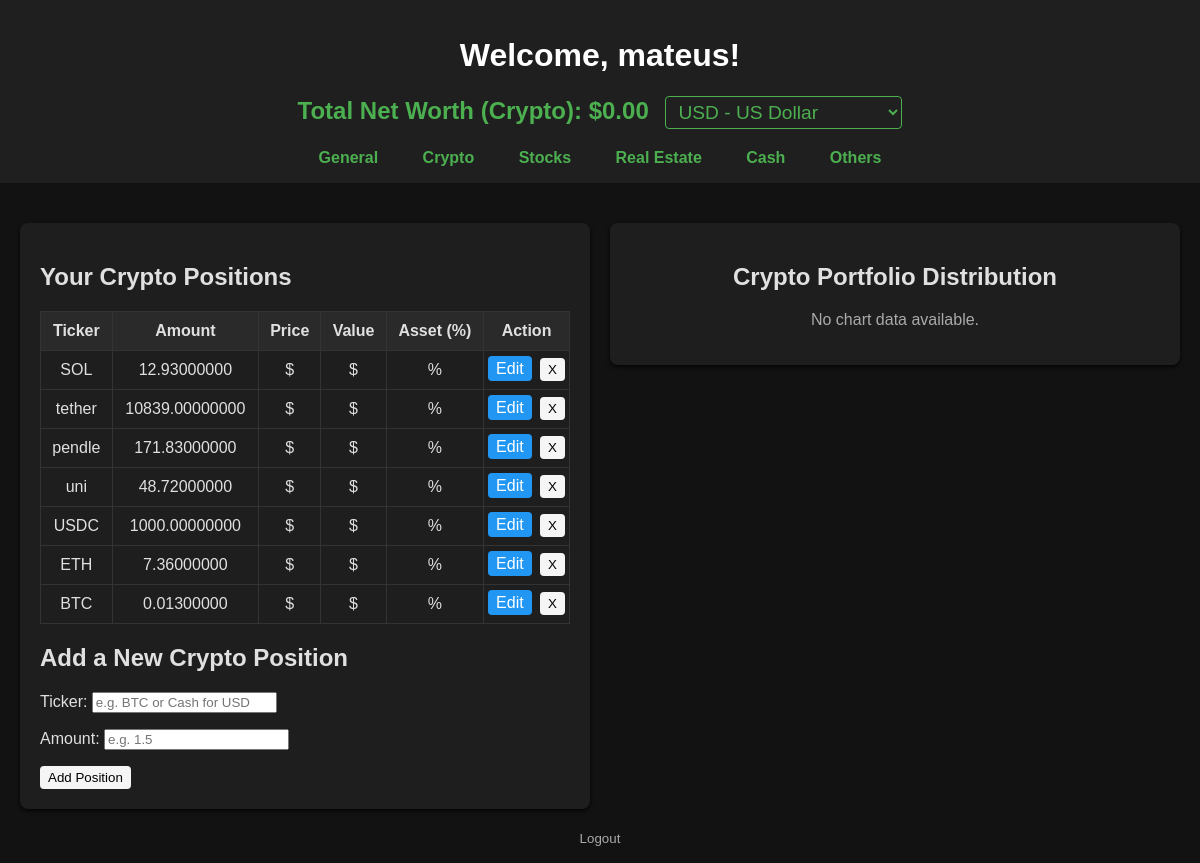
The app's page /home/ (signed in) with its own data.
### portfolio/models.py (models this page shows, shortened)
class Asset(models.Model):
    ASSET_TYPE_CHOICES = [
        ('crypto', 'Crypto'),
        ('stock', 'Stock'),
        ('cash', 'Cash'),
        ('other', 'Other'),
    ]
    ticker = models.CharField(max_length=10)
    amount = models.DecimalField(max_digits=19, decimal_places=8)
    owner = models.ForeignKey(User, on_delete=models.CASCADE)
    type = models.CharField(max_length=10, choices=ASSET_TYPE_CHOICES, default='crypto')
    currency = models.CharField(max_length=5, blank=True, null=True)  # For cash positions

### portfolio/views.py (the view)
# urls.py: path('home/', home, name='home'),
@login_required
def home(request):
    selected_currency = request.GET.get('currency', 'USD')
    if request.method == 'POST':
        form = AddAssetForm(request.POST)
        if form.is_valid():
            asset = form.save(commit=False)
            asset.owner = request.user
            asset.type = 'crypto'
            asset.save()
            return redirect('home')  # Refresh the page after adding the asset
        else:
            messages.error(request, "Failed to add asset. Please check your inputs.")
    else:
        form = AddAssetForm()
    user_assets = Asset.objects.filter(owner=request.user, type='crypto')
    tickers = ['bitcoin'] + [map_ticker(asset.ticker) for asset in user_assets]
    prices = get_multiple_asset_prices(tickers)
    bitcoin_price = prices.get('bitcoin', {}).get('usd', 'N/A')
    total_net_worth_usd = sum(
        (Decimal(str(prices.get(map_ticker(asset.ticker), {}).get('usd', 0))) * asset.amount)
        for asset in user_assets
    )
    total_net_worth = convert_currency(total_net_worth_usd, 'USD', selected_currency)
    assets_with_value = []
    labels = []
    values = []
    for asset in user_assets:
        coin_id = map_ticker(asset.ticker)
        price_usd = prices.get(coin_id, {}).get('usd')  # Get price per token in USD
        if price_usd is not None:
            price_usd = Decimal(str(price_usd))
            price = convert_currency(price_usd, 'USD', selected_currency)
        else:
            price = None
        value = price * asset.amount if price else None
        asset_dict = {
            'id': asset.id,
            'ticker': asset.ticker,
            'amount': asset.amount,
            'price': price if price else '-',  # Add price per token
            'value': value if value else '-',
        }
        if total_net_worth > 0 and value:
            percentage = (value / total_net_worth) * 100
            asset_dict['percentage'] = percentage
        else:
            asset_dict['percentage'] = '-'
        assets_with_value.append(asset_dict)
        if value and total_net_worth > 0:
            labels.append(asset.ticker)
            values.append(float(value / total_net_worth * 100))
    if labels and values:
        fig = go.Figure(data=[go.Pie(labels=labels, values=values, textinfo='label+percent')])
        fig.update_layout(
            title="Crypto Portfolio Distribution",
            margin=dict(t=50, b=50, l=25, r=25),
            paper_bgcolor="#121212",
            plot_bgcolor="#121212",
            font=dict(color="#e0e0e0")
        )
        chart_html = fig.to_html(full_html=False)
    else:
        chart_html = None
    available_currencies = {
        'USD': 'US Dollar',
        'CAD': 'Canadian Dollar',
        'BRL': 'Brazilian Real',
        'KRW': 'Korean Won',
        'INR': 'Indian Rupee',
        'EUR': 'Euro',
        'GBP': 'British Pound',
        'JPY': 'Japanese Yen',
        'AUD': 'Australian Dollar',
        'CHF': 'Swiss Franc'
    }
    return render(request, 'home.html', {
        'username': request.user.username,
        'assets': assets_with_value,
        'form': form,
        'bitcoin_price': bitcoin_price,  # Pass the Bitcoin price to the template
        'total_net_worth': total_net_worth,
        'chart': chart_html,
        'selected_currency': selected_currency,
        'available_currencies': available_currencies,
    })

### portfolio/forms.py
class AddAssetForm(forms.ModelForm):
    class Meta:
        model = Asset
        fields = ['ticker', 'amount']
        widgets = {
            'ticker': forms.TextInput(attrs={'placeholder': 'e.g. BTC or Cash for USD'}),
            'amount': forms.NumberInput(attrs={'placeholder': 'e.g. 1.5'}),
        }

### portfolio/views.py (called while the page is built)
def convert_currency(amount, from_currency='USD', to_currency='USD'):
    if from_currency == to_currency:
        return amount
    rates = get_exchange_rates(from_currency)
    if to_currency in rates:
        rate = Decimal(str(rates[to_currency]))
        return amount * rate
    return amount

def get_multiple_asset_prices(tickers):
    ids = ','.join(tickers)
    url = f"https://api.coingecko.com/api/v3/simple/price?ids={ids}&vs_currencies=usd"
    try:
        response = requests.get(url)
        response.raise_for_status()
        return response.json()  # Returns a dictionary with prices
    except requests.exceptions.RequestException as e:
        print(f"Error fetching prices: {e}")
        return {}

def map_ticker(ticker):
    return COINGECKO_TICKER_MAPPING.get(ticker.lower(), ticker.lower())

### portfolio/templates/home.html (shortened to what this page needs)
<!DOCTYPE html>
<html lang="en">
<head>
</head>
{% load humanize %}
<body>
    <header>
        <h1>Welcome, {{ username }}!</h1>
        <div style="margin-top: 10px; font-size: 1.5em; font-weight: bold; color: #4caf50;">
            Total Net Worth (Crypto): <span id="net-worth-display">${{ total_net_worth|floatformat:2 }}</span>
            <select id="currency-selector" onchange="changeCurrency(this.value)" style="background: #222a; color: #4caf50; border: 1px solid #4caf50; border-radius: 4px; padding: 4px 8px; margin-left: 10px; font-size: 0.8em;">                {% for code, name in available_currencies.items %}
                    <option value="{{ code }}" {% if code == selected_currency %}selected{% endif %}>{{ code }} - {{ name }}</option>
                {% endfor %}
            </select>
        </div>
        <nav style="margin-top: 20px; text-align: center;">
            <a href="{% url 'general' %}?currency={{ selected_currency }}" style="margin: 0 20px; color: #4caf50; text-decoration: none; font-weight: bold;">General</a>
            <a href="{% url 'home' %}?currency={{ selected_currency }}" style="margin: 0 20px; color: #4caf50; text-decoration: none; font-weight: bold;">Crypto</a>
            <a href="{% url 'stocks' %}?currency={{ selected_currency }}" style="margin: 0 20px; color: #4caf50; text-decoration: none; font-weight: bold;">Stocks</a>
            <a href="{% url 'real_estate' %}?currency={{ selected_currency }}" style="margin: 0 20px; color: #4caf50; text-decoration: none; font-weight: bold;">Real Estate</a>
            <a href="{% url 'cash' %}?currency={{ selected_currency }}" style="margin: 0 20px; color: #4caf50; text-decoration: none; font-weight: bold;">Cash</a>
            <a href="{% url 'other' %}?currency={{ selected_currency }}" style="margin: 0 20px; color: #4caf50; text-decoration: none; font-weight: bold;">Others</a>
        </nav>
    </header>
    <div class="container" style="flex-direction: column; align-items: center; padding-top: 20px;">
        <div style="display: flex; flex-wrap: wrap; gap: 20px; width: 100%; justify-content: center; align-items: flex-start;">
            <div class="card" style="flex: 1 1 45%; min-width: 350px;">
                <h2>Your Crypto Positions</h2>
                {% if assets %}
                <table>
                    <thead>
                        <tr>
                            <th>Ticker</th>
                            <th>Amount</th>
                            <th>Price</th>
                            <th>Value</th>
                            <th>Asset (%)</th>
                            <th>Action</th>
                        </tr>
                    </thead>
                    <tbody>
                        {% for asset in assets %}
                        <tr>
                            <td>{{ asset.ticker }}</td>
                            <td>{{ asset.amount }}</td>
                            <td>
                                {% if asset.price %}
                                    ${{ asset.price|floatformat:2 }}
                                {% else %}
                                    -
                                {% endif %}
                            </td>
                            <td>
                                {% if asset.value %}
                                    ${{ asset.value|floatformat:2 }}
                                {% else %}
                                    Could not fetch price
                                {% endif %}
                            </td>
                            <td>
                                {% if asset.percentage %}
                                    {{ asset.percentage|floatformat:2 }}%
                                {% else %}
                                    -
                                {% endif %}
                            </td>
                            <td style="white-space: nowrap;">
                                <a href="{% url 'edit_holding' asset.id %}" style="background: #2196f3; color: white; border: none; border-radius: 4px; padding: 4px 8px; text-decoration: none; margin-right: 4px;">Edit</a>
                                <form action="{% url 'delete_holding' asset.id %}" method="post" style="display:inline;">
                                    <button type="submit">X</button>
                                </form>
                            </td>
                        </tr>
                        {% endfor %}
                    </tbody>
                </table>
                {% else %}
                <p>You have no crypto positions yet.</p>
                {% endif %}
                <h2>Add a New Crypto Position</h2>
                <form method="post">
                    {{ form.as_p }}
                    <button type="submit">Add Position</button>
                </form>
            </div>
            <div class="card pie-chart-container" style="flex: 1 1 45%; min-width: 350px;">
                <h2>Crypto Portfolio Distribution</h2>
                <div>
                    {% if chart %}
                        {{ chart|safe }}
                    {% else %}
                        <p style="color: #aaa;">No chart data available.</p>
                    {% endif %}
                </div>
            </div>
        </div>
    </div>
    <footer>
        <p>
            <form action="{% url 'logout' %}" method="post" style="display:inline;">
                <button type="submit" style="background:none; border:none; color:inherit; cursor:pointer; padding:0;">Logout</button>
            </form>
        </p>
    </footer>
</body>
</html>

### portfolio/templates/home.html (style rules this page uses)
body { font-family: Arial, sans-serif; margin: 0; padding: 0; background-color: #121212; color: #e0e0e0; }
header { background-color: #1f1f1f; color: #fff; padding: 1rem; text-align: center; }
.container { margin: 20px; display: flex; flex-wrap: wrap; gap: 20px; }
.card { background: #1e1e1e; border-radius: 8px; box-shadow: 0 2px 4px rgba(0, 0, 0, 0.8); padding: 20px; flex: 1 1 45%; color: #e0e0e0; }
table { width: 100%; border-collapse: collapse; }
th, td { padding: 10px; border: 1px solid #333; text-align: center; vertical-align: middle; }
th { background-color: #2a2a2a; }
td { background-color: #1e1e1e; }
th:last-child, td:last-child { width: 50px; padding: 4px; }
button { cursor: pointer; background-color: whitesmoke; color: black; border: none; border-radius: 4px; padding: 4px 8px; transition: background-color 0.2s ease; }
a { color: #4caf50; text-decoration: none; }
.pie-chart-container { text-align: center; }
footer { margin-top: 20px; text-align: center; color: #aaa; }

### records on screen
Asset: ticker "SOL", amount "12.93000000"
Asset: ticker "tether", amount "10839.00000000"
Asset: ticker "pendle", amount "171.83000000"
Asset: ticker "uni", amount "48.72000000"
Asset: ticker "USDC", amount "1000.00000000"
Asset: ticker "ETH", amount "7.36000000"
Asset: ticker "BTC", amount "0.01300000"

### other values on screen
{{ username }} "mateus"
{{ total_net_worth|floatformat:2 }} "0.00"
form field value "USD - US Dollar"
